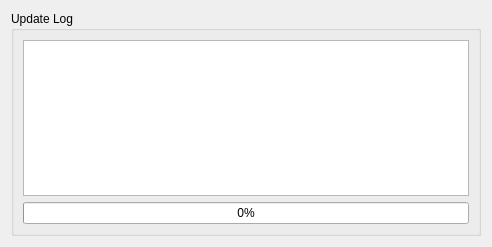
<?xml version="1.0" encoding="UTF-8"?>
<ui version="4.0">
 <class>Updater</class>
 <widget class="QWidget" name="Updater">
  <property name="geometry">
   <rect>
    <x>0</x>
    <y>0</y>
    <width>492</width>
    <height>247</height>
   </rect>
  </property>
  <property name="windowTitle">
   <string>RenderKnecht Updater</string>
  </property>
  <property name="windowIcon">
   <iconset resource="res/preset_editor_rsc.qrc">
    <normaloff>:/main/RK_Icon.png</normaloff>:/main/RK_Icon.png</iconset>
  </property>
  <layout class="QHBoxLayout" name="horizontalLayout">
   <item>
    <widget class="QGroupBox" name="groupBox">
     <property name="title">
      <string>Update Log</string>
     </property>
     <layout class="QVBoxLayout" name="verticalLayout">
      <item>
       <widget class="QTextBrowser" name="textBrowser"/>
      </item>
      <item>
       <widget class="QProgressBar" name="progressBar">
        <property name="value">
         <number>0</number>
        </property>
        <property name="orientation">
         <enum>Qt::Horizontal</enum>
        </property>
       </widget>
      </item>
     </layout>
    </widget>
   </item>
  </layout>
 </widget>
 <resources>
  <include location="res/preset_editor_rsc.qrc"/>
 </resources>
 <connections/>
</ui>
